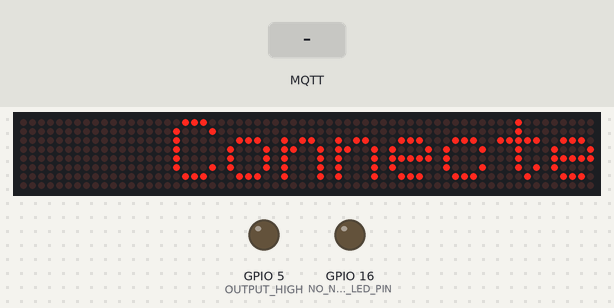
Recording of a sketch running on a simulated ESP8266 (NodeMCU). Shown: 64×8 LED matrix, output pins drawn as LEDs (lit = HIGH). The inputs (shaded band) are chosen by the test bench. WiFi joins after 1.5 s; servers stay silent unless stated; random numbers use the default seed unless the sketch sets one; EEPROM starts erased; no MQTT or app messages arrive unless stated; what the sketch prints to the serial monitor is not drawn.

Above: at 2.7 s.
2.8 s: MQTT message "off" arrives on the second subscribed topic
At 4.78 s:
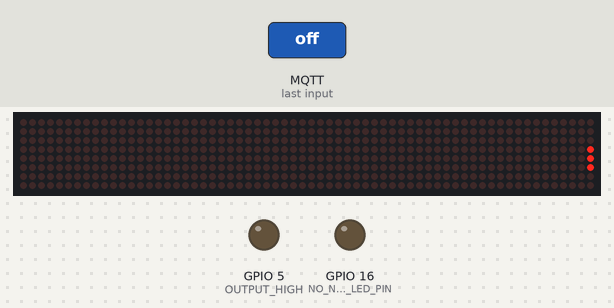
5.8 s: MQTT message "1" arrives on the second subscribed topic
At 7.3 s:
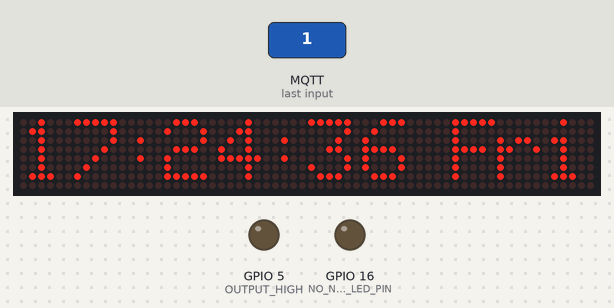
8.8 s: MQTT message "on" arrives on the second subscribed topic
At 10.2 s:
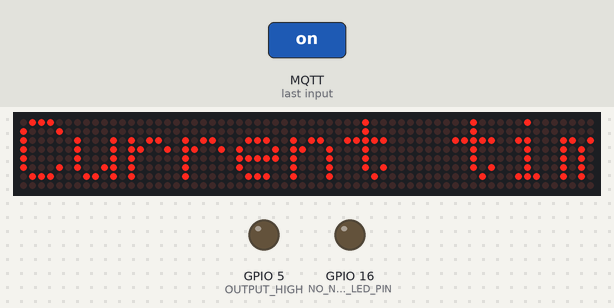
Timing chart, 0 to 11.8 s (numbered marks = the images above; inputs shaded):
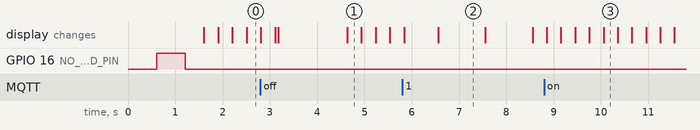

The sketch:

161211_Smart_Clock.ino
```cpp
/*
Hardware connection:
ESP8266        MAX7219
GPIO14        CLK
GPIO15        CS
GPIO13        DIN
VCC           VCC
GND           GND
*/
//-----------------------------------------------------------------------------------------
// Private includes
//-----------------------------------------------------------------------------------------
#include <ESP8266WiFi.h>
#include <WiFiUdp.h>
#include <Time.h>
#include <TimeLib.h>
#include <NtpClientLib.h>
#include <SPI.h>
#include <Adafruit_GFX.h>
#include <Max72xxPanel.h>
#include <string>
#include <SimpleTimer.h>
#include <ESP8266WebServer.h>
#include <EEPROM.h>
#include <PubSubClient.h>
#include <DNSServer.h>
#include <WiFiManager.h>
#include <Ticker.h>

//-----------------------------------------------------------------------------------------
// Private defines
//-----------------------------------------------------------------------------------------
#define INFO_BUFFER_LEN           256   // Lenght of info buffer
#define TIME_BUFFER_LEN           50    // Lenght of time buffer
#define INFOMATION_BUFFER_LEN     256   // Lenght of information buffer
// Config Wifi
//#define WIFI_SSID   "Thanh Trieu Production"
//#define WIFI_PASSWD "ttp@2015"

//-----------------------------------------------------------------------------------------
// Global variables
//-----------------------------------------------------------------------------------------
char info_buffer[INFO_BUFFER_LEN];
char time_buffer[TIME_BUFFER_LEN];
char information_buff[INFOMATION_BUFFER_LEN];
// Config WIFI
static const char ntpServerName[] = "time.nist.gov";      // NTP Server name
static const int  timeZone = 7;                           // Time zone: GMT+7
// Declare UDP Object
WiFiUDP Udp;
uint16_t localPort;                                       // local port to listen for UDP packets
// MQTT defines
//const char* mqtt_server = "lethanhtrieu.servehttp.com";
const char* mqtt_server = "iot.eclipse.org";
#define MQTT_PORT 1883
const char*  MQTT_USERNAME = "MQTT_Rynan";
const char* MQTT_PASSWORD = "Rynan@2021";
int mqtt_connect_counter;
WiFiClient espClient;
Ticker ticker;
PubSubClient client(espClient);
bool have_mqtt_message_flag = false;
// Timer objects
int display_timer_id;
SimpleTimer info_timer,display_timer;
tmElements_t tm,last_min;
int scan_requence = 20;
int INFO_COLOR = 1;                                       // Data is light
int BACKGROUND_COLOR = 0;                                 // Background data is off
char *dayOfWeek;
// Time & info buffer
char date_buffer[10];
char ntp_buffer[20];                                      // 17:44:17 21/10/2016
// MAX7219 font defines
int spacer = 1;
int width = 5 + spacer;                                   // The font width is 5 pixels
int sec, minutes, hours;
int pinCS = 15;                                           // Attach CS to this pin, DIN to MOSI and CLK to SCK (cf http://arduino.cc/en/Reference/SPI )
int number_display_column = 8;                            // Number of modules matrix
int number_display_rows   = 1;                            // Number of matrix rows
Max72xxPanel matrix = Max72xxPanel(pinCS, number_display_column, number_display_rows);
int matrix_len;// = width * INFO_LEN + matrix.width() - 1 - spacer;  // Compute matrix length
int i,j,infomation_len,info_timer_id;
int info_len;
bool display_info_flag = false;
bool display_time_flag = false;
bool got_ntp_time_ok = false;
bool matrix_busy = false;
//---------------------------------------------------------------------
// callback fuction
//---------------------------------------------------------------------
void callback(char* topic, byte* payload, unsigned int length)
{
  Serial.print("Message arrived [");
  Serial.print(topic);
  Serial.print("] ");
   char* setting_topic = "ESP0612_Setting";
  char* info_topic = "ESP0612_Info";
  for (int i = 0; i < length; i++) {
    Serial.print((char)payload[i]);
  }
  Serial.println();
  if(strcmp(topic,info_topic) == 0)
  {
  memset(information_buff,0,INFOMATION_BUFFER_LEN);
    memcpy(information_buff,payload,length);
  Serial.printf("Info: %s",information_buff);
    have_mqtt_message_flag = true;
    display_time_flag = !display_time_flag;
    i = 0;
  }
  /*
  else if(strcmp(topic,setting_topic) == 0)
  {
  scan_requence = atoi((char*)&payload[0]);
  Serial.printf("scan_requence: %d",scan_requence);
  if(scan_requence > 0)
  display_timer.setInterval(scan_requence, TimerISR);
  display_timer.restartTimer(display_timer_id);
  }*/
}


#define LED_PIN 13
#define NO_NETWORK_LED_PIN 16
#define MODE_BUTTON  4   // choose the input pin (for a pushbutton)
#define OUTPUT_HIGH 5
void tick()
{
  //toggle state
  int state = digitalRead(NO_NETWORK_LED_PIN);  // get the current state of GPIO1 pin
  digitalWrite(NO_NETWORK_LED_PIN, !state);     // set pin to the opposite state
}

//gets called when WiFiManager enters configuration mode
void configModeCallback (WiFiManager *myWiFiManager) {
  Serial.println("Entered config mode");
  Serial.println(WiFi.softAPIP());
  //if you used auto generated SSID, print it
  Serial.println(myWiFiManager->getConfigPortalSSID());
  //entered config mode, make led toggle faster
  ticker.attach(0.2, tick);
}

//---------------------------------------------------------------------
// MQTT reconnect
//---------------------------------------------------------------------
void reconnect() {
  // Loop until we're reconnected
  while (!client.connected()) {
	 if(++mqtt_connect_counter > 2)
	 {
		 mqtt_connect_counter = 0;
		 ESP.reset();
		 delay(1000);
	 }
    Serial.print("MQTT connecting to broker...");
    // Create a random client ID
    String clientId = "SmartClockVersion1.0";
    clientId += String(random(0xffff), HEX);
    // Attempt to connect
    if (client.connect(clientId.c_str()),MQTT_USERNAME,MQTT_PASSWORD)
    	{
		Serial.print("Code, rc=");
      Serial.print(client.state());
		Serial.println("connected to Broker");
      // Once connected, publish an announcement...
		client.publish("SmartClock", "Smart Clock is connected");
      // ... and resubscribe
		client.subscribe("ESP0612_Setting");
		client.subscribe("ESP0612_Info");
		;
    }
  else
  {
      Serial.print("failed, rc=");
      Serial.print(client.state());
      Serial.println(" try again in 5 seconds");
      // Wait 5 seconds before retrying
      delay(5000);
    }
  }
}
//---------------------------------------------------------------------
// Clock tick function will be called every 1 sec
//---------------------------------------------------------------------
void showInfo()
{
  int len_of_infomation = width * infomation_len + matrix.width() - 1 - spacer;
  j++;
  if(j > len_of_infomation)
  {
    j = 0;
    matrix_busy = false;
  }
  matrix.fillScreen(LOW);
  int letter = j / width;
  int x = (matrix.width() - 1) - j % width;
  int y = (matrix.height() - 8) / 2; // center the text vertically
  while( x + width - spacer >= 0 && letter >= 0 )
  {
    if( letter < len_of_infomation)
    {
      matrix.drawChar(x, y, information_buff[letter], HIGH, LOW, 1);
    }
    letter--;
    x -= width;
  }
  matrix.write(); // Send bitmap to display
}
//---------------------------------------------------------------------
// Update time into buffer
//---------------------------------------------------------------------
void updateTimeBuff(void)
{
  if(tm.Hour >= 22)
  {
    info_len = snprintf(info_buffer,INFO_BUFFER_LEN,"Current time: %s %02d/%02d/%04d %02d:%02d:%02d Good night ! Have a nice dream !",dayOfWeek, tm.Day, tm.Month,tm.Year + 1970,tm.Hour, tm.Minute, tm.Second);
  }
  else
  {
    info_len = snprintf(info_buffer,INFO_BUFFER_LEN,"Current time: %s %02d/%02d/%04d %02d:%02d:%02d Have a nice day !",dayOfWeek, tm.Day, tm.Month,tm.Year + 1970,tm.Hour, tm.Minute, tm.Second);
  }
  if(have_mqtt_message_flag)
  {
  info_len = snprintf(info_buffer,INFO_BUFFER_LEN,"Current time: %s %02d/%02d/%04d %02d:%02d:%02d Message: %s",dayOfWeek, tm.Day, tm.Month,tm.Year + 1970,tm.Hour, tm.Minute, tm.Second,information_buff);
  }
  matrix_len = width * info_len + matrix.width() - 1 - spacer;  // Compute matrix length
  int time_len = snprintf(time_buffer,INFO_BUFFER_LEN,"%02d:%02d:%02d %s", tm.Hour, tm.Minute, tm.Second,dayOfWeek);
  //Serial.printf("Current min: %02d last min: %02d Display flag %d\r\n",tm.Minute,last_min.Minute,display_time_flag);
  if(tm.Minute != last_min.Minute)  // Change display mode every 1min
  {
    last_min.Minute = tm.Minute;
    display_time_flag = !display_time_flag;
    i = 0;
  }
  if(display_time_flag == true)
  {
    matrix.fillScreen(LOW);
    matrix.drawChar(0, 0,  time_buffer[0], INFO_COLOR, BACKGROUND_COLOR, 1);
    matrix.drawChar(6, 0,  time_buffer[1], INFO_COLOR, BACKGROUND_COLOR, 1);
    matrix.drawChar(11, 0, time_buffer[2], INFO_COLOR, BACKGROUND_COLOR, 1);
    matrix.drawChar(16, 0, time_buffer[3], INFO_COLOR, BACKGROUND_COLOR, 1);
    matrix.drawChar(22, 0, time_buffer[4], INFO_COLOR, BACKGROUND_COLOR, 1);
    matrix.drawChar(27, 0, time_buffer[5], INFO_COLOR, BACKGROUND_COLOR, 1);
    matrix.drawChar(32, 0, time_buffer[6], INFO_COLOR, BACKGROUND_COLOR, 1);
    matrix.drawChar(38, 0, time_buffer[7], INFO_COLOR, BACKGROUND_COLOR, 1);
    matrix.drawChar(43, 0, time_buffer[8], INFO_COLOR, BACKGROUND_COLOR, 1);
    matrix.drawChar(48, 0, time_buffer[9], INFO_COLOR, BACKGROUND_COLOR, 1);
    matrix.drawChar(53, 0, time_buffer[10],INFO_COLOR, BACKGROUND_COLOR, 1);
    matrix.drawChar(58, 0, time_buffer[11],INFO_COLOR, BACKGROUND_COLOR, 1);
    matrix.write(); // Send bitmap to display
  }
}
//---------------------------------------------------------------------
// Common Setup
//---------------------------------------------------------------------
void setup()
{
  Serial.begin(115200);
  EEPROM.begin(512);
  pinMode(MODE_BUTTON, INPUT);   // choose the input pin (for a pushbutton)
  pinMode(OUTPUT_HIGH, OUTPUT);   // choose the input pin (for a pushbutton)

  pinMode(NO_NETWORK_LED_PIN, OUTPUT);
  digitalWrite(OUTPUT_HIGH, LOW);   // sets the LED on
  delay(10);
  matrix.setIntensity(3);   // Use a value between 0 and 15 for brightness
  Serial.println(F("Smart Clock and Infomational display panel"));
  int cnt = 0;

  // start ticker with 0.5 because we start in AP mode and try to connect
  ticker.attach(0.6, tick);

  //WiFiManager
  //Local intialization. Once its business is done, there is no need to keep it around
  WiFiManager wifiManager;
  //reset settings - for testing
 //wifiManager.resetSettings();

  //set callback that gets called when connecting to previous WiFi fails, and enters Access Point mode
  wifiManager.setAPCallback(configModeCallback);

  //fetches ssid and pass and tries to connect
  //if it does not connect it starts an access point with the specified name
  //here  "AutoConnectAP"
  //and goes into a blocking loop awaiting configuration
  if (!wifiManager.autoConnect("Smart_Clock_Config", "123454321")) {
    Serial.println("failed to connect and hit timeout");
    //reset and try again, or maybe put it to deep sleep
    ESP.reset();
    delay(1000);
  }

  //if you get here you have connected to the WiFi
  Serial.println("connected to AP)");
  ticker.detach();
  /*

  WiFi.mode(WIFI_STA);
  WiFi.begin(WIFI_SSID, WIFI_PASSWD);
  while (WiFi.status() != WL_CONNECTED)
  {
    delay(500);
    Serial.print(F("."));
  }
  Serial.print(F("IP number assigned by DHCP is "));
  Serial.println(WiFi.localIP());
  */
  /*
  Serial.println("Starting Smart Config...");
  while(WiFi.status() != WL_CONNECTED) {
    delay(500);
    Serial.print(".");
    if(cnt++ >= 10){
       WiFi.beginSmartConfig();
       while(1){
           delay(1000);
           if(WiFi.smartConfigDone()){
             Serial.println("SmartConfig Success");
             break;
           }
       }
    }
  }

  Serial.println("");
  Serial.println("");

  WiFi.printDiag(Serial);
  // Print the IP address
  */
  Serial.println(WiFi.localIP());
  client.setServer(mqtt_server, MQTT_PORT);
  client.setCallback(callback);
  matrix_busy = true;
  infomation_len = snprintf(information_buff,INFOMATION_BUFFER_LEN,"Connected to AP");
  Serial.print(F("infomation_len: "));
  Serial.println(infomation_len);
  info_timer_id = info_timer.setInterval(20, showInfo);
  Serial.print(F("IP number assigned by DHCP is "));
  Serial.println(WiFi.localIP());
  // Seed random with values unique to this device
  uint8_t macAddr[6];
  WiFi.macAddress(macAddr);
  uint32_t seed1 = (macAddr[5] << 24) | (macAddr[4] << 16) |(macAddr[3] << 8)  | macAddr[2];
  randomSeed(WiFi.localIP() + seed1 + micros());
  localPort = random(1024, 65535);
  Serial.println(F("Starting UDP"));
  Udp.begin(localPort);
  Serial.print(F("Local port: "));
  Serial.println(Udp.localPort());
  Serial.println(F("waiting for sync"));
  setSyncProvider(getNtpTime);
  setSyncInterval(60 * 60); // Sync every hour
}
//---------------------------------------------------------------------
// Main program
//---------------------------------------------------------------------
void loop()
{
  if (!client.connected())
  {
    reconnect();
  }
  client.loop();
  info_timer.run();
  display_timer.run();
  if(got_ntp_time_ok && (matrix_busy == false))
  {
    IPAddress ip_address ;
    ip_address = WiFi.localIP();
    infomation_len = snprintf(information_buff,INFOMATION_BUFFER_LEN,"Current IP Address: %d.%d.%d.%d",ip_address[0],ip_address[1],ip_address[2],ip_address[3]);
    got_ntp_time_ok = false;
    matrix_busy = true;
    info_timer.deleteTimer(info_timer_id);
    display_timer_id = display_timer.setInterval(scan_requence, TimerISR);
  }
  static time_t prevDisplay = 0;    // when the digital clock was displayed
  timeStatus_t ts = timeStatus();
  switch (ts) {
  case timeNeedsSync:
  case timeSet:
    if(now() != prevDisplay)        // update the display only if time has changed
    {
      prevDisplay = now();
      //digitalClockDisplay();
      if (ts == timeNeedsSync)
      {
        Serial.println(F("time needs sync"));
    setSyncProvider(getNtpTime);
      }
    }
    break;
  case timeNotSet:
    Serial.println(F("Time not set"));
    now();
    ESP.reset();
    break;
  default:
    break;
  }
}
//---------------------------------------------------------------------
// Display info to LED Matrix
//---------------------------------------------------------------------
void TimerISR(void)
{
  //Serial.println(info_buffer);
  digitalClockDisplay();
  i++;
  if(i > matrix_len)
  {
    i = 0;
    display_time_flag = true;
  }
  if(display_time_flag == false)
  {
    matrix.fillScreen(LOW);
    int letter = i / width;
    int x = (matrix.width() - 1) - i % width;
    int y = (matrix.height() - 8) / 2; // center the text vertically
    while( x + width - spacer >= 0 && letter >= 0 )
    {
      if( letter < matrix_len)
      {
        matrix.drawChar(x, y, info_buffer[letter], HIGH, LOW, 1);
      }
      letter--;
      x -= width;
    }
    matrix.write(); // Send bitmap to display
  }
}
//---------------------------------------------------------------------
// Display time info
//---------------------------------------------------------------------
void digitalClockDisplay()
{
  breakTime(now(), tm);
  dayOfWeek = dayShortStr(tm.Wday);
  // digital clock display of the time
  //Serial.printf("%s %02d %02d %04d %02d:%02d:%02d\r\n",dayOfWeek, tm.Day, tm.Month, tm.Year + 1970,tm.Hour, tm.Minute, tm.Second);
  updateTimeBuff();
}
//---------------------------------------------------------------------
// NTP code
//---------------------------------------------------------------------
const int NTP_PACKET_SIZE = 48;       // NTP time is in the first 48 bytes of message
byte packetBuffer[NTP_PACKET_SIZE];   // buffer to hold incoming & outgoing packets
time_t getNtpTime()
{

  IPAddress timeServerIP;             // time.nist.gov NTP server address

  while (Udp.parsePacket() > 0) ;     // discard any previously received packets
  Serial.print(F("Transmit NTP Request "));
  //get a random server from the pool
  WiFi.hostByName(ntpServerName, timeServerIP);
  Serial.println(timeServerIP);

  sendNTPpacket(timeServerIP);
  uint32_t beginWait = millis();
  while((millis() - beginWait) < 2000)
  {
    int size = Udp.parsePacket();
    if (size >= NTP_PACKET_SIZE) {
      Serial.println(F("Receive NTP Response"));
      Udp.read(packetBuffer, NTP_PACKET_SIZE);  // read packet into the buffer
      unsigned long secsSince1900;
      // convert four bytes starting at location 40 to a long integer
      secsSince1900 =  (unsigned long)packetBuffer[40] << 24;
      secsSince1900 |= (unsigned long)packetBuffer[41] << 16;
      secsSince1900 |= (unsigned long)packetBuffer[42] << 8;
      secsSince1900 |= (unsigned long)packetBuffer[43];
      got_ntp_time_ok = true;
      return secsSince1900 - 2208988800UL + (timeZone * SECS_PER_HOUR);
    }
  }
  Serial.println(F("No NTP Response :-("));
  return 0; // return 0 if unable to get the time
}
//---------------------------------------------------------------------
// send an NTP request to the time server at the given address
//---------------------------------------------------------------------
void sendNTPpacket(IPAddress &address)
{
  // set all bytes in the buffer to 0
  memset(packetBuffer, 0, NTP_PACKET_SIZE);
  // Initialize values needed to form NTP request
  // (see URL above for details on the packets)
  packetBuffer[0] = 0b11100011;   // LI, Version, Mode
  packetBuffer[1] = 0;            // Stratum, or type of clock
  packetBuffer[2] = 6;            // Polling Interval
  packetBuffer[3] = 0xEC;         // Peer Clock Precision
  // 8 bytes of zero for Root Delay & Root Dispersion
  packetBuffer[12]  = 49;
  packetBuffer[13]  = 0x4E;
  packetBuffer[14]  = 49;
  packetBuffer[15]  = 52;
  // all NTP fields have been given values, now
  // you can send a packet requesting a timestamp:
  Udp.beginPacket(address, 123); //NTP requests are to port 123
  Udp.write(packetBuffer, NTP_PACKET_SIZE);
  Udp.endPacket();
}
//---------------------------------------------------------------------
// End of file
//---------------------------------------------------------------------
```

Measured:
- what the display in image 2 shows lasts 1.0 s, from 6.6 s to 7.6 s
